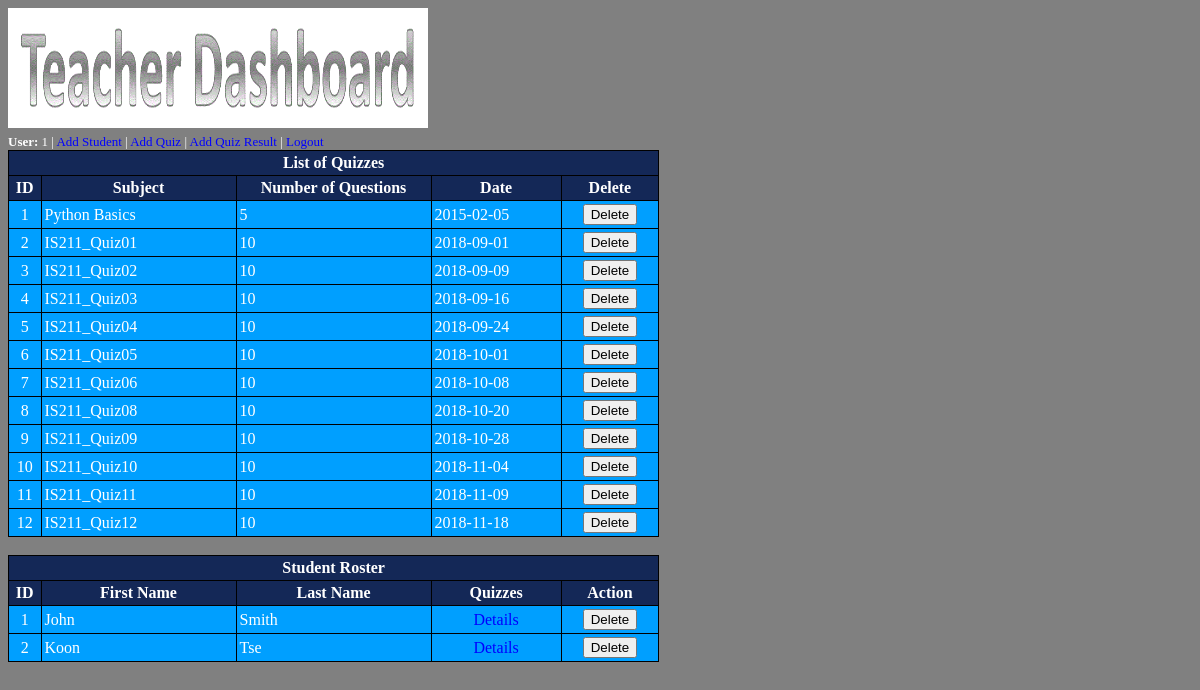
Page /dashboard (signed in) on the committed database.
### tables this page shows
CREATE TABLE Quizzes (
	id INTEGER PRIMARY KEY,
	subject TEXT,
    num_of_questions INTEGER,
    date DATE
);

CREATE TABLE Students (
    id INTEGER PRIMARY KEY,
	first_name TEXT,
    last_name TEXT
);

### studentgraderesults.py (the view)
@app.route('/dashboard', methods=['GET', 'POST'])
def dashboard():
    if 'username' not in session:
        return redirect('/login')
    conn = sqlite3.connect("studentgrade.db")
    student_list = conn.execute("SELECT * FROM Students ORDER BY id ASC")
    quiz_list = conn.execute("SELECT * FROM Quizzes ORDER BY id ASC")
    student_roster = []
    for student in student_list.fetchall():
        student_roster.append(Student(student[0], student[1], student[2]))
    list_of_quizzes = []
    for quiz in quiz_list.fetchall():
        list_of_quizzes.append(Quiz(quiz[0], quiz[1], quiz[2], quiz[3]))
    conn.commit()
    conn.close()
    username = session['username']
    return render_template('dashboard.html', student_roster=student_roster,
                           list_of_quizzes=list_of_quizzes, username=username)

### templates/dashboard.html (shortened to what this page needs)
<!DOCTYPE html>
<html lang="en">
<head>
</head>
<body>
<div class="thumbnail"><img src="http://localhost:5000/static/teacherdashboard.gif"  height="120" width="420"></div>
<font size="2">
    <b>User: </b>{{ username }} |
    <a href="/student/add">Add Student</a> |
    <a href="/quiz/add">Add Quiz</a> |
    <a href="/results/add">Add Quiz Result</a> |
    <a href="/logout">Logout</a>
</font>
<table>
    <tr><th colspan="5"><center>List of Quizzes</center></th></tr>
    <tr>
        <th width="5%"><center>ID</center></th>
        <th width="30%"><center>Subject</center></th>
        <th width="30%"><center>Number of Questions</center></th>
        <th width="20%"><center>Date</center></th>
        <th width="15%"><center>Delete</center></th>
    </tr>
    {% for quiz in list_of_quizzes %}
        <tr>
            <td><center>{{ quiz.id }}</center></td>
            <td>{{ quiz.subject }}</td>
            <td>{{ quiz.num_of_questions }}</td>
            <td>{{ quiz.date }}</td>
            <td>
                <form action="/quiz/delete" method="post">
                    <center><input type="submit" value="Delete"></center>
                </form>
            </td>
        </tr>
    {% endfor %}
</table><br>
<table>
    <tr><th colspan="5"><center>Student Roster</center></th></tr>
    <tr>
        <th width="5%"><center>ID</center></th>
        <th width="30%"><center>First Name</center></th>
        <th width="30%"><center>Last Name</center></th>
        <th width="20%"><center>Quizzes</center></th>
        <th width="15%"><center>Action</center></th>
    </tr>
    {% for student in student_roster %}
        <tr>
            <td><center>{{ student.id }}</center></td>
            <td>{{ student.first_name }}</td>
            <td>{{ student.last_name }}</td>
            <td><center><a href="/student/{{ student.id }}">Details</a></center></td>
            <td>
                <form action="/student/delete" method="post">
                    <center><input type="submit" value="Delete"></center>
                </form>
            </td>
        </tr>
    {% endfor %}
</table>
</body>
</html>

### templates/dashboard.html (style rules this page uses)
body { font-family: "Times New Roman", Times, serif; background-color: #808080; color: #FFFFFF; }
table { width: 55%; border-spacing: 0px; border-collapse: collapse; }
table, td, th { border: 1px solid black; padding: 3px; }
th { background-color: #142857; color: #ffffff; font-family: "Times New Roman", Times, serif; text-align: left; }
td { background-color: #009fff; color: #ffffff; font-family: "Times New Roman", Times, serif }
a:link { color: #0000FF; text-decoration: none; }

### rows in the picture
Quizzes: id "1", subject "Python Basics", num_of_questions "5", date "2015-02-05"
Quizzes: id "2", subject "IS211_Quiz01", num_of_questions "10", date "2018-09-01"
Quizzes: id "3", subject "IS211_Quiz02", num_of_questions "10", date "2018-09-09"
Quizzes: id "4", subject "IS211_Quiz03", num_of_questions "10", date "2018-09-16"
Quizzes: id "5", subject "IS211_Quiz04", num_of_questions "10", date "2018-09-24"
Quizzes: id "6", subject "IS211_Quiz05", num_of_questions "10", date "2018-10-01"
Quizzes: id "7", subject "IS211_Quiz06", num_of_questions "10", date "2018-10-08"
Quizzes: id "8", subject "IS211_Quiz08", num_of_questions "10", date "2018-10-20"
Quizzes: id "9", subject "IS211_Quiz09", num_of_questions "10", date "2018-10-28"
Quizzes: id "10", subject "IS211_Quiz10", num_of_questions "10", date "2018-11-04"
Quizzes: id "11", subject "IS211_Quiz11", num_of_questions "10", date "2018-11-09"
Quizzes: id "12", subject "IS211_Quiz12", num_of_questions "10", date "2018-11-18"
Students: id "1", first_name "John", last_name "Smith"
Students: id "2", first_name "Koon", last_name "Tse"

### other values in the picture
{{ username }} "1"
